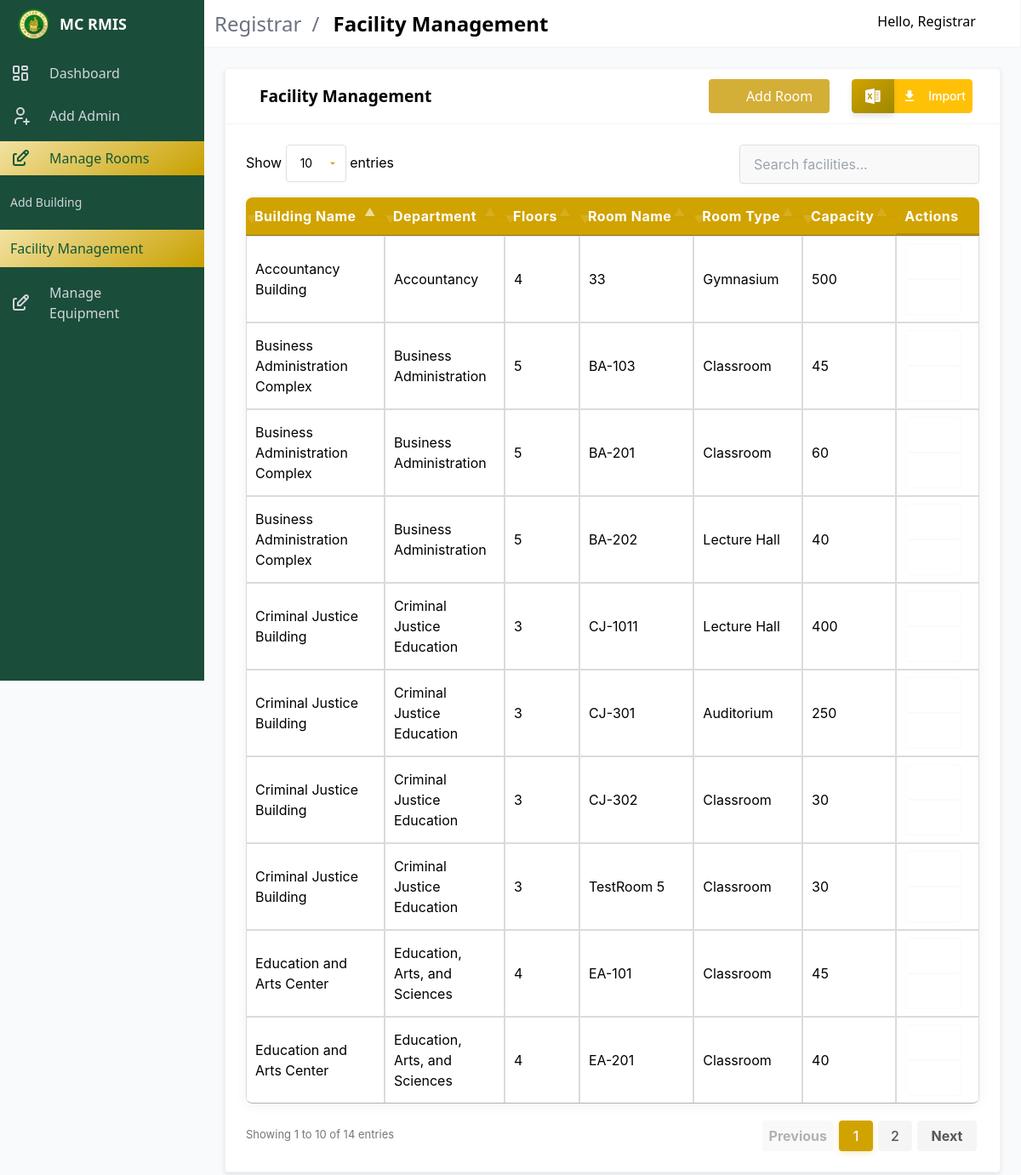
The app's page /registrar/reg_summary.php (signed in) with its own data.
### tables this page shows
CREATE TABLE `rooms` (
  `id` int(11) NOT NULL,
  `room_name` varchar(255) NOT NULL,
  `room_type` varchar(255) NOT NULL,
  `capacity` int(11) NOT NULL,
  `RoomStatus` enum('available','occupied','maintenance') DEFAULT 'available',
  `created_at` timestamp NOT NULL DEFAULT current_timestamp(),
  `building_id` int(11) DEFAULT NULL
);

CREATE TABLE `buildings` (
  `id` int(11) NOT NULL,
  `building_name` varchar(255) NOT NULL,
  `department` varchar(255) NOT NULL,
  `number_of_floors` int(11) NOT NULL,
  `created_at` timestamp NOT NULL DEFAULT current_timestamp()
);

### registrar/includes/summary.php (called while the page is built, shortened)
<?php
try {
    $conn = db();
    $conn->set_charset("utf8mb4");
    $sql = "SELECT buildings.id AS building_id, buildings.building_name, buildings.department, buildings.number_of_floors,
                   rooms.id AS room_id, rooms.room_name, rooms.room_type, rooms.capacity
            FROM buildings
            INNER JOIN rooms ON buildings.id = rooms.building_id
            ORDER BY buildings.building_name ASC, rooms.room_name ASC";
    $stmt = $conn->prepare($sql);
    $stmt->execute();
    $result = $stmt->get_result();
} catch (Exception $e) {
    error_log($e->getMessage());
    echo "<div class='notification is-danger'>An error occurred. Please try again later.</div>";
}

### registrar/reg_summary.php (the view, shortened to what this page needs)
<?php
include "includes/summary.php";
?>
<!DOCTYPE html>
<html lang="en">
<head>
    <link rel="stylesheet" href="https://cdn.jsdelivr.net/npm/@tabler/icons-webfont@latest/dist/tabler-icons.min.css" />
    <link rel="stylesheet" href="https://cdn.materialdesignicons.com/4.9.95/css/materialdesignicons.min.css">
    <link rel="stylesheet" href="../public/css/admin_styles/main.css">
    <link rel="stylesheet" href="../public/css/admin_styles/main_2.css">
    <link rel="stylesheet" href="../public/css/admin_styles/style-all.css">
    <link rel="stylesheet" href="../public/css/admin_styles/form_1.css">
    <link rel="stylesheet" href="https://cdn.datatables.net/1.11.5/css/jquery.dataTables.min.css">
    <link rel="stylesheet" href="../public/css/admin_styles/datatables.css">
</head>
<body>
    <div id="app">
        <?php
        include 'layout/topnav.php';
        include 'layout/sidebar.php';
        ?>
        <section class="section main-section">
            <div class="card">
                <header class="card-header">
                    <p class="card-header-title">
                        <span class="icon"><i class="mdi mdi-office-building"></i></span>
                        Facility Management
                    </p>
                    <div class="card-header-icon" style="display: flex; gap: 10px;">
                        <button class="button is-primary" id="addRoomBtn">
                            <span class="icon"><i class="mdi mdi-plus"></i></span>
                            <span>Add Room</span>
                        </button>
                        <form id="importForm" action="includes/import_rooms.php" class="form-data" method="post" enctype="multipart/form-data" style="display: flex;">
                            <button type="button" class="excel" style="border-radius: 0.3em 0 0 0.3em; display: flex; justify-content: center; width: 50px; padding: 0.5rem;">
                            </button>
                            <button id="importButton" class="container-btn-file" type="submit" name="importSubmit" style="border-radius: 0 0.3em 0.3em 0;">
                                <svg
                                    fill="#fff"
                                    xmlns="http://www.w3.org/2000/svg"
                                    width="20"
                                    height="20"
                                    viewBox="0 0 24 24">
                                    <path
                                        d="M19 9h-4V3H9v6H5l7 7 7-7zM5 18v2h14v-2H5z"></path>
                                </svg>
                                Import
                            </button>
                        </form>
                    </div>
                </header>
                <div class="card-content">
                    <table id="facilityTable" class="adminTable table is-fullwidth is-striped is-hoverable">
                        <thead>
                            <tr>
                                <th>Building Name</th>
                                <th>Department</th>
                                <th>Floors</th>
                                <th>Room Name</th>
                                <th>Room Type</th>
                                <th>Capacity</th>
                                <th>Actions</th>
                            </tr>
                        </thead>
                        <tbody>
                            <?php
                            while ($row = $result->fetch_assoc()):
                                $building_name = htmlspecialchars($row['building_name'] ?? '', ENT_QUOTES, 'UTF-8');
                                $department = htmlspecialchars($row['department'] ?? '', ENT_QUOTES, 'UTF-8');
                                $floors = htmlspecialchars($row['number_of_floors'] ?? '', ENT_QUOTES, 'UTF-8');
                                $room_id = htmlspecialchars($row['room_id'] ?? '', ENT_QUOTES, 'UTF-8');
                                $room_name = htmlspecialchars($row['room_name'] ?? '', ENT_QUOTES, 'UTF-8');
                                $room_type = htmlspecialchars($row['room_type'] ?? '', ENT_QUOTES, 'UTF-8');
                                $capacity = htmlspecialchars($row['capacity'] ?? '', ENT_QUOTES, 'UTF-8');
                            ?>
                                <tr>
                                    <td data-label="Building Name"><?= $building_name ?></td>
                                    <td data-label="Department"><?= $department ?></td>
                                    <td data-label="Floors"><?= $floors ?></td>
                                    <td data-label="Room Name"><?= $room_name ?: 'N/A' ?></td>
                                    <td data-label="Room Type"><?= $room_type ?: 'N/A' ?></td>
                                    <td data-label="Capacity"><?= $capacity ?: 'N/A' ?></td>
                                    <td data-label="Actions" class="action-buttons">
                                        <?php if ($room_id): ?>
                                            <button class="button is-info is-small" onclick='openEditModal(<?= json_encode($row) ?>)'>
                                                <span class="icon"><i class="mdi mdi-pencil"></i></span>
                                            </button>
                                            <button class="button is-danger is-small" onclick="if(confirm('Are you sure you want to delete this room?')) window.location.href='?delete_room=<?= urlencode($room_id) ?>'">
                                                <span class="icon"><i class="mdi mdi-trash-can"></i></span>
                                            </button>
                                        <?php endif; ?>
                                    </td>
                                </tr>
                            <?php endwhile; ?>
                        </tbody>
                    </table>
                </div>
            </div>
        </section>
    </div>
</body>
</html>

### records on screen
rooms: building.building_name "Accountancy Building", building.department "Accountancy", building.number_of_floors "4", room_name "33", room_type "Gymnasium", capacity "500"
rooms: building.building_name "Business Administration Complex", building.department "Business Administration", building.number_of_floors "5", room_name "BA-103", room_type "Classroom", capacity "45"
rooms: building.building_name "Business Administration Complex", building.department "Business Administration", building.number_of_floors "5", room_name "BA-201", room_type "Classroom", capacity "60"
rooms: building.building_name "Business Administration Complex", building.department "Business Administration", building.number_of_floors "5", room_name "BA-202", room_type "Lecture Hall", capacity "40"
rooms: building.building_name "Criminal Justice Building", building.department "Criminal Justice Education", building.number_of_floors "3", room_name "CJ-1011", room_type "Lecture Hall", capacity "400"
rooms: building.building_name "Criminal Justice Building", building.department "Criminal Justice Education", building.number_of_floors "3", room_name "CJ-301", room_type "Auditorium", capacity "250"
rooms: building.building_name "Criminal Justice Building", building.department "Criminal Justice Education", building.number_of_floors "3", room_name "CJ-302", room_type "Classroom", capacity "30"
rooms: building.building_name "Criminal Justice Building", building.department "Criminal Justice Education", building.number_of_floors "3", room_name "TestRoom 5", room_type "Classroom", capacity "30"
rooms: building.building_name "Education and Arts Center", building.department "Education, Arts, and Sciences", building.number_of_floors "4", room_name "EA-101", room_type "Classroom", capacity "45"
rooms: building.building_name "Education and Arts Center", building.department "Education, Arts, and Sciences", building.number_of_floors "4", room_name "EA-201", room_type "Classroom", capacity "40"

### other values on screen
$moduleName "Registrar"
$currentPageTitle "Facility Management"
$userData['name'] "Registrar"
$menuItem['title'] "Dashboard"
$menuItem['title'] "Add Admin"
$menuItem['title'] "Manage Rooms"
$child['title'] "Add Building"
$child['title'] "Facility Management"
$menuItem['title'] "Manage Equipment"
